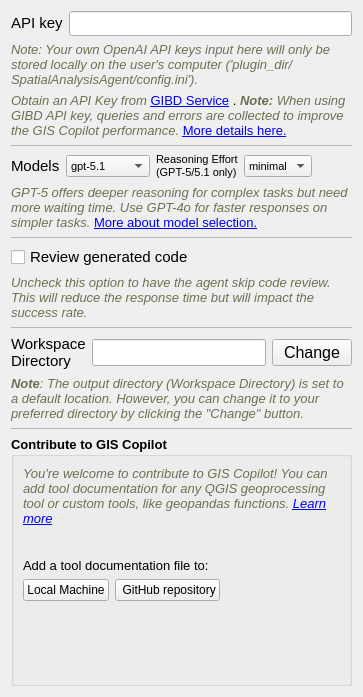
      <widget class="QWidget" name="Settings">
       <property name="font">
        <font>
         <family>Nirmala UI</family>
         <pointsize>12</pointsize>
        </font>
       </property>
       <attribute name="title">
        <string>Settings</string>
       </attribute>
       <layout class="QGridLayout" name="gridLayout_9">
        <item row="10" column="0">
         <widget class="QLabel" name="label_7">
          <property name="font">
           <font>
            <family>Nirmala UI</family>
            <pointsize>10</pointsize>
           </font>
          </property>
          <property name="text">
           <string>&lt;html&gt;&lt;head/&gt;&lt;body&gt;&lt;p&gt;&lt;span style=&quot; font-style:italic; color:#6f6f53;&quot;&gt;Uncheck this option to have the agent skip code review. This will reduce the response time but will impact the success rate. &lt;/span&gt;&lt;/p&gt;&lt;/body&gt;&lt;/html&gt;</string>
          </property>
          <property name="wordWrap">
           <bool>true</bool>
          </property>
         </widget>
        </item>
        <item row="11" column="0">
         <widget class="Line" name="line_3">
          <property name="font">
           <font>
            <family>Nirmala UI</family>
            <pointsize>12</pointsize>
            <weight>75</weight>
            <bold>true</bold>
           </font>
          </property>
          <property name="lineWidth">
           <number>0</number>
          </property>
          <property name="midLineWidth">
           <number>1</number>
          </property>
          <property name="orientation">
           <enum>Qt::Horizontal</enum>
          </property>
         </widget>
        </item>
        <item row="2" column="0">
         <widget class="QLabel" name="label_4">
          <property name="sizePolicy">
           <sizepolicy hsizetype="Preferred" vsizetype="Preferred">
            <horstretch>0</horstretch>
            <verstretch>0</verstretch>
           </sizepolicy>
          </property>
          <property name="minimumSize">
           <size>
            <width>0</width>
            <height>2</height>
           </size>
          </property>
          <property name="font">
           <font>
            <family>Nirmala UI</family>
            <pointsize>10</pointsize>
           </font>
          </property>
          <property name="text">
           <string>&lt;html&gt;&lt;head/&gt;&lt;body&gt;&lt;p&gt;&lt;span style=&quot; font-style:italic; color:#6f6f53;&quot;&gt;Note: Your own OpenAI API keys input here will only be stored locally on the user's computer ('plugin_dir/SpatialAnalysisAgent/config.ini'). &lt;/span&gt;&lt;/p&gt;&lt;/body&gt;&lt;/html&gt;</string>
          </property>
          <property name="wordWrap">
           <bool>true</bool>
          </property>
         </widget>
        </item>
        <item row="13" column="0">
         <widget class="QLabel" name="label">
          <property name="font">
           <font>
            <family>Nirmala UI</family>
            <pointsize>10</pointsize>
           </font>
          </property>
          <property name="text">
           <string>&lt;html&gt;&lt;head/&gt;&lt;body&gt;&lt;p&gt;&lt;span style=&quot; font-weight:600; font-style:italic; color:#6f6f53;&quot;&gt;Note&lt;/span&gt;&lt;span style=&quot; font-style:italic; color:#6f6f53;&quot;&gt;: The output directory (Workspace Directory) is set to a default location. However, you can change it to your preferred directory by clicking the &amp;quot;Change&amp;quot; button.&lt;/span&gt;&lt;/p&gt;&lt;/body&gt;&lt;/html&gt;</string>
          </property>
          <property name="wordWrap">
           <bool>true</bool>
          </property>
         </widget>
        </item>
        <item row="9" column="0">
         <widget class="QCheckBox" name="review_checkbox">
          <property name="font">
           <font>
            <family>Nirmala UI</family>
            <pointsize>11</pointsize>
           </font>
          </property>
          <property name="text">
           <string>Review generated code</string>
          </property>
          <property name="checked">
           <bool>false</bool>
          </property>
         </widget>
        </item>
        <item row="8" column="0">
         <widget class="Line" name="line">
          <property name="font">
           <font>
            <family>Nirmala UI</family>
            <pointsize>12</pointsize>
            <weight>75</weight>
            <bold>true</bold>
           </font>
          </property>
          <property name="lineWidth">
           <number>0</number>
          </property>
          <property name="midLineWidth">
           <number>1</number>
          </property>
          <property name="orientation">
           <enum>Qt::Horizontal</enum>
          </property>
         </widget>
        </item>
        <item row="7" column="0">
         <widget class="QLabel" name="label_8">
          <property name="font">
           <font>
            <family>Nirmala UI</family>
            <pointsize>10</pointsize>
           </font>
          </property>
          <property name="text">
           <string>&lt;html&gt;&lt;head/&gt;&lt;body&gt;&lt;p&gt;&lt;span style=&quot; font-style:italic; color:#6f6f53;&quot;&gt;GPT-5 offers deeper reasoning for complex tasks but need more waiting time. Use GPT-4o for faster responses on simpler tasks. &lt;/span&gt;&lt;a href=&quot;https://github.com/Teakinboyewa/SpatialAnalysisAgent/blob/master/Model%20selection.md&quot;&gt;&lt;span style=&quot; text-decoration: underline; color:#0000ff;&quot;&gt;More about model selection.&lt;/span&gt;&lt;/a&gt;&lt;/p&gt;&lt;/body&gt;&lt;/html&gt;</string>
          </property>
          <property name="wordWrap">
           <bool>true</bool>
          </property>
          <property name="openExternalLinks">
           <bool>true</bool>
          </property>
         </widget>
        </item>
        <item row="5" column="0">
         <layout class="QHBoxLayout" name="horizontalLayout_8">
          <item>
           <layout class="QHBoxLayout" name="horizontalLayout_7">
            <item>
             <widget class="QLabel" name="label_2">
              <property name="sizePolicy">
               <sizepolicy hsizetype="Preferred" vsizetype="Preferred">
                <horstretch>0</horstretch>
                <verstretch>0</verstretch>
               </sizepolicy>
              </property>
              <property name="maximumSize">
               <size>
                <width>16777215</width>
                <height>16777215</height>
               </size>
              </property>
              <property name="font">
               <font>
                <family>Nirmala UI</family>
                <pointsize>11</pointsize>
               </font>
              </property>
              <property name="inputMethodHints">
               <set>Qt::ImhNone</set>
              </property>
              <property name="text">
               <string>&lt;html&gt;&lt;head/&gt;&lt;body&gt;&lt;p&gt;Models&lt;/p&gt;&lt;/body&gt;&lt;/html&gt;</string>
              </property>
              <property name="wordWrap">
               <bool>true</bool>
              </property>
             </widget>
            </item>
            <item>
             <widget class="QComboBox" name="modelNameComboBox">
              <property name="sizePolicy">
               <sizepolicy hsizetype="Preferred" vsizetype="Fixed">
                <horstretch>0</horstretch>
                <verstretch>0</verstretch>
               </sizepolicy>
              </property>
              <property name="maximumSize">
               <size>
                <width>16777215</width>
                <height>16777215</height>
               </size>
              </property>
              <property name="font">
               <font>
                <family>Nirmala UI</family>
                <pointsize>8</pointsize>
               </font>
              </property>
              <item>
               <property name="text">
                <string>gpt-5.1</string>
               </property>
              </item>
              <item>
               <property name="text">
                <string>gpt-5</string>
               </property>
              </item>
              <item>
               <property name="text">
                <string>gpt-4o</string>
               </property>
              </item>
              <item>
               <property name="text">
                <string>gpt-4</string>
               </property>
              </item>
              <item>
               <property name="text">
                <string>gpt-4o-mini</string>
               </property>
              </item>
             </widget>
            </item>
           </layout>
          </item>
          <item>
           <widget class="QLabel" name="reasoningEffortLabel">
            <property name="sizePolicy">
             <sizepolicy hsizetype="Fixed" vsizetype="Preferred">
              <horstretch>0</horstretch>
              <verstretch>0</verstretch>
             </sizepolicy>
            </property>
            <property name="font">
             <font>
              <family>Nirmala UI</family>
              <pointsize>8</pointsize>
             </font>
            </property>
            <property name="text">
             <string>&lt;html&gt;&lt;head/&gt;&lt;body&gt;&lt;p&gt;Reasoning Effort (GPT-5/5.1 only)&lt;/p&gt;&lt;/body&gt;&lt;/html&gt;</string>
            </property>
            <property name="wordWrap">
             <bool>true</bool>
            </property>
           </widget>
          </item>
          <item>
           <widget class="QComboBox" name="reasoningEffortComboBox">
            <property name="sizePolicy">
             <sizepolicy hsizetype="Preferred" vsizetype="Fixed">
              <horstretch>0</horstretch>
              <verstretch>0</verstretch>
             </sizepolicy>
            </property>
            <property name="maximumSize">
             <size>
              <width>16777215</width>
              <height>16777215</height>
             </size>
            </property>
            <property name="font">
             <font>
              <family>Nirmala UI</family>
              <pointsize>8</pointsize>
             </font>
            </property>
            <item>
             <property name="text">
              <string>minimal</string>
             </property>
            </item>
            <item>
             <property name="text">
              <string>low</string>
             </property>
            </item>
            <item>
             <property name="text">
              <string>medium</string>
             </property>
            </item>
            <item>
             <property name="text">
              <string>high</string>
             </property>
            </item>
           </widget>
          </item>
          <item>
           <spacer name="horizontalSpacer_4">
            <property name="orientation">
             <enum>Qt::Horizontal</enum>
            </property>
            <property name="sizeHint" stdset="0">
             <size>
              <width>40</width>
              <height>20</height>
             </size>
            </property>
           </spacer>
          </item>
         </layout>
        </item>
        <item row="4" column="0">
         <widget class="Line" name="line_2">
          <property name="font">
           <font>
            <family>Nirmala UI</family>
            <pointsize>12</pointsize>
            <weight>75</weight>
            <bold>true</bold>
           </font>
          </property>
          <property name="lineWidth">
           <number>0</number>
          </property>
          <property name="midLineWidth">
           <number>1</number>
          </property>
          <property name="orientation">
           <enum>Qt::Horizontal</enum>
          </property>
         </widget>
        </item>
        <item row="15" column="0">
         <widget class="QGroupBox" name="groupBox">
          <property name="font">
           <font>
            <family>Nirmala UI</family>
            <pointsize>10</pointsize>
            <weight>75</weight>
            <italic>false</italic>
            <bold>true</bold>
           </font>
          </property>
          <property name="title">
           <string>Contribute to GIS Copilot</string>
          </property>
          <layout class="QVBoxLayout" name="verticalLayout_4">
           <item>
            <widget class="QLabel" name="label_6">
             <property name="font">
              <font>
               <family>Nirmala UI</family>
               <pointsize>10</pointsize>
               <weight>50</weight>
               <italic>false</italic>
               <bold>false</bold>
              </font>
             </property>
             <property name="text">
              <string>&lt;html&gt;&lt;head/&gt;&lt;body&gt;&lt;p&gt;&lt;span style=&quot; font-style:italic; color:#6f6f53;&quot;&gt;You're welcome to contribute to GIS Copilot! You can add tool documentation for any QGIS geoprocessing tool or custom tools, like geopandas functions. &lt;/span&gt;&lt;a href=&quot;https://github.com/Teakinboyewa/SpatialAnalysisAgent/blob/master/SpatialAnalysisAgent/Tools_Documentation/Tools_documentationREADME.MD&quot;&gt;&lt;span style=&quot; font-style:italic; text-decoration: underline; color:#0000ff;&quot;&gt;Learn more&lt;/span&gt;&lt;/a&gt;&lt;/p&gt;&lt;/body&gt;&lt;/html&gt;</string>
             </property>
             <property name="wordWrap">
              <bool>true</bool>
             </property>
             <property name="openExternalLinks">
              <bool>true</bool>
             </property>
            </widget>
           </item>
           <item>
            <layout class="QFormLayout" name="formLayout_2">
             <item row="0" column="1">
              <spacer name="horizontalSpacer">
               <property name="orientation">
                <enum>Qt::Horizontal</enum>
               </property>
               <property name="sizeHint" stdset="0">
                <size>
                 <width>40</width>
                 <height>20</height>
                </size>
               </property>
              </spacer>
             </item>
             <item row="1" column="0" colspan="2">
              <widget class="QLabel" name="label_9">
               <property name="font">
                <font>
                 <family>Nirmala UI</family>
                 <pointsize>10</pointsize>
                 <weight>50</weight>
                 <italic>false</italic>
                 <bold>false</bold>
                </font>
               </property>
               <property name="text">
                <string>&lt;html&gt;&lt;head/&gt;&lt;body&gt;&lt;p&gt;&lt;span style=&quot; color:#000000;&quot;&gt;Add a tool documentation file to:&lt;/span&gt;&lt;/p&gt;&lt;/body&gt;&lt;/html&gt;</string>
               </property>
               <property name="wordWrap">
                <bool>true</bool>
               </property>
               <property name="openExternalLinks">
                <bool>true</bool>
               </property>
              </widget>
             </item>
             <item row="2" column="0">
              <widget class="QPushButton" name="add_document_button">
               <property name="sizePolicy">
                <sizepolicy hsizetype="Fixed" vsizetype="Fixed">
                 <horstretch>0</horstretch>
                 <verstretch>0</verstretch>
                </sizepolicy>
               </property>
               <property name="font">
                <font>
                 <family>Nirmala UI</family>
                 <pointsize>9</pointsize>
                 <weight>50</weight>
                 <italic>false</italic>
                 <bold>false</bold>
                </font>
               </property>
               <property name="text">
                <string>Local Machine</string>
               </property>
              </widget>
             </item>
             <item row="2" column="1">
              <widget class="QPushButton" name="add_document_github_button">
               <property name="sizePolicy">
                <sizepolicy hsizetype="Fixed" vsizetype="Fixed">
                 <horstretch>0</horstretch>
                 <verstretch>0</verstretch>
                </sizepolicy>
               </property>
               <property name="font">
                <font>
                 <family>Nirmala UI</family>
                 <pointsize>9</pointsize>
                 <weight>50</weight>
                 <italic>false</italic>
                 <bold>false</bold>
                </font>
               </property>
               <property name="text">
                <string> GitHub repository</string>
               </property>
              </widget>
             </item>
            </layout>
           </item>
           <item>
            <spacer name="verticalSpacer_2">
             <property name="orientation">
              <enum>Qt::Vertical</enum>
             </property>
             <property name="sizeHint" stdset="0">
              <size>
               <width>20</width>
               <height>73</height>
              </size>
             </property>
            </spacer>
           </item>
          </layout>
         </widget>
        </item>
        <item row="0" column="0">
         <layout class="QHBoxLayout" name="horizontalLayout_3">
          <item>
           <widget class="QLabel" name="label_3">
            <property name="sizePolicy">
             <sizepolicy hsizetype="Fixed" vsizetype="Preferred">
              <horstretch>0</horstretch>
              <verstretch>0</verstretch>
             </sizepolicy>
            </property>
            <property name="maximumSize">
             <size>
              <width>16777215</width>
              <height>30</height>
             </size>
            </property>
            <property name="font">
             <font>
              <family>Nirmala UI</family>
              <pointsize>11</pointsize>
              <weight>75</weight>
              <bold>true</bold>
             </font>
            </property>
            <property name="text">
             <string>&lt;html&gt;&lt;head/&gt;&lt;body&gt;&lt;p&gt;&lt;span style=&quot; font-weight:400;&quot;&gt;API key&lt;/span&gt;&lt;/p&gt;&lt;/body&gt;&lt;/html&gt;</string>
            </property>
           </widget>
          </item>
          <item>
           <widget class="QgsPasswordLineEdit" name="OpenAI_key_LineEdit">
            <property name="maximumSize">
             <size>
              <width>16777215</width>
              <height>25</height>
             </size>
            </property>
           </widget>
          </item>
         </layout>
        </item>
        <item row="12" column="0">
         <layout class="QHBoxLayout" name="horizontalLayout_4">
          <item>
           <widget class="QLabel" name="label_5">
            <property name="sizePolicy">
             <sizepolicy hsizetype="Fixed" vsizetype="Fixed">
              <horstretch>0</horstretch>
              <verstretch>0</verstretch>
             </sizepolicy>
            </property>
            <property name="maximumSize">
             <size>
              <width>16777215</width>
              <height>16777215</height>
             </size>
            </property>
            <property name="font">
             <font>
              <family>Nirmala UI</family>
              <pointsize>11</pointsize>
             </font>
            </property>
            <property name="inputMethodHints">
             <set>Qt::ImhNone</set>
            </property>
            <property name="text">
             <string>&lt;html&gt;&lt;head/&gt;&lt;body&gt;&lt;p&gt;Workspace Directory&lt;/p&gt;&lt;/body&gt;&lt;/html&gt;</string>
            </property>
            <property name="wordWrap">
             <bool>true</bool>
            </property>
           </widget>
          </item>
          <item>
           <widget class="QLineEdit" name="workspace_directoryLineEdit2">
            <property name="sizePolicy">
             <sizepolicy hsizetype="Expanding" vsizetype="Fixed">
              <horstretch>0</horstretch>
              <verstretch>0</verstretch>
             </sizepolicy>
            </property>
           </widget>
          </item>
          <item>
           <widget class="QPushButton" name="select_workspace_Btn">
            <property name="maximumSize">
             <size>
              <width>16777215</width>
              <height>16777215</height>
             </size>
            </property>
            <property name="text">
             <string>Change</string>
            </property>
           </widget>
          </item>
         </layout>
        </item>
        <item row="3" column="0">
         <widget class="QLabel" name="label_10">
          <property name="font">
           <font>
            <family>Nirmala UI</family>
            <pointsize>10</pointsize>
           </font>
          </property>
          <property name="text">
           <string>&lt;html&gt;&lt;head/&gt;&lt;body&gt;&lt;p&gt;&lt;span style=&quot; font-style:italic; color:#6f6f53;&quot;&gt;Obtain an API Key from &lt;/span&gt;&lt;a href=&quot;https://www.gibd.online/login&quot;&gt;&lt;span style=&quot; text-decoration: underline; color:#0000ff;&quot;&gt;GIBD Service&lt;/span&gt;&lt;/a&gt; . &lt;span style=&quot; font-weight:600; font-style:italic; color:#6f6f53;&quot;&gt;Note:&lt;/span&gt;&lt;span style=&quot; font-style:italic; color:#6f6f53;&quot;&gt; When using GIBD API key, queries and errors are collected to improve the GIS Copilot performance.  &lt;/span&gt;&lt;a href=&quot;https://github.com/Teakinboyewa/SpatialAnalysisAgent/blob/master/GIBD_service.md&quot;&gt;&lt;span style=&quot; text-decoration: underline; color:#0000ff;&quot;&gt;More details here.&lt;/span&gt;&lt;/a&gt;&lt;/p&gt;&lt;/body&gt;&lt;/html&gt;</string>
          </property>
          <property name="wordWrap">
           <bool>true</bool>
          </property>
          <property name="openExternalLinks">
           <bool>true</bool>
          </property>
         </widget>
        </item>
        <item row="14" column="0">
         <widget class="Line" name="line_4">
          <property name="autoFillBackground">
           <bool>false</bool>
          </property>
          <property name="frameShadow">
           <enum>QFrame::Sunken</enum>
          </property>
          <property name="lineWidth">
           <number>0</number>
          </property>
          <property name="midLineWidth">
           <number>1</number>
          </property>
          <property name="orientation">
           <enum>Qt::Horizontal</enum>
          </property>
         </widget>
        </item>
       </layout>
      </widget>
